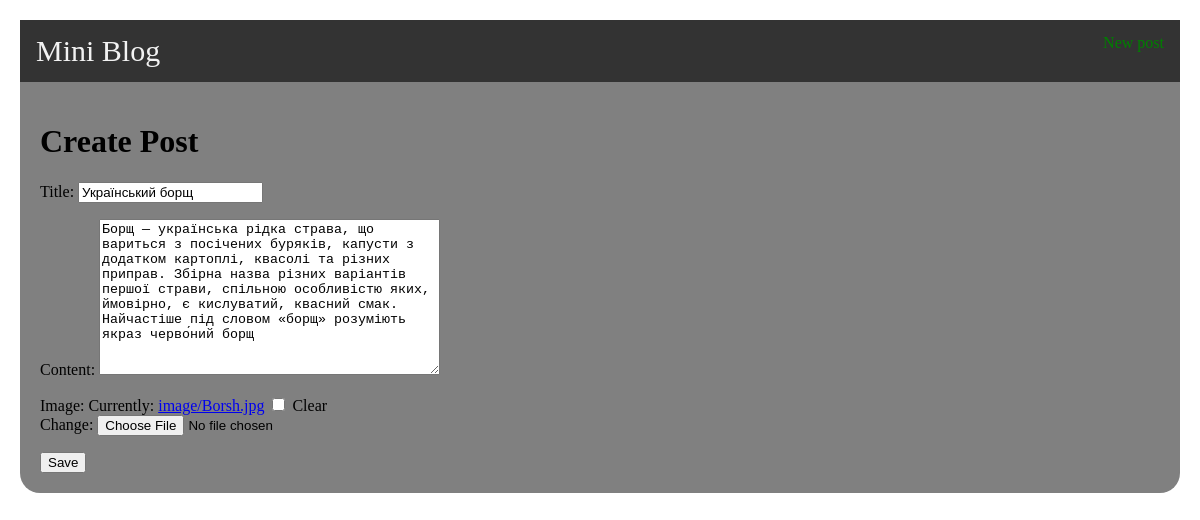
Page /update/5 on the committed database.
### blog/models.py (models this page shows, shortened)
class Post(models.Model):
    title = models.CharField(max_length=200)
    content = models.TextField()
    date_created = models.DateTimeField(auto_now_add=True)
    image = models.ImageField(upload_to='image/', blank=True, null=True)

### blog/views.py (the view)
# urls.py: path('update/<int:pk>', views.UpdatePost.as_view(), name='update'),
class UpdatePost(UpdateView):
    template_name = 'create_post.html'
    model = Post
    form_class = PostForm
    success_url = reverse_lazy('home')

### blog/forms.py
class PostForm(forms.ModelForm):
    class Meta:
        model = Post
        fields = ['title', 'content', 'image']

### templates/create_post.html (shortened to what this page needs)
{% extends 'default.html' %}
{% block content %}
    <h1>Create Post</h1>
    <form method="post" enctype="multipart/form-data">
        {{ form.as_p }}
        <button type="submit">Save</button>
    </form>
{% endblock %}

### templates/default.html (style rules this page uses)
body { margin: 20px; }

### rows in the picture
Post: title "Український борщ", content "Борщ — українська рідка страва, що вариться з посічених буряків, капусти з додатком картоплі, квасолі та різних приправ. Збірна назва різних варіантів першої страви, спільною особливістю яких, ймовірно, є кислуватий, квасний смак. Найчастіше під словом «борщ» розуміють якраз черво́ний борщ"
